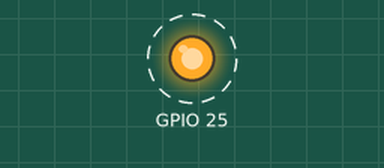
Simulated run of this program. Board: Raspberry Pi (BCM pin numbers). Shown: output pins drawn as LEDs (lit = HIGH). Dashed ring = blinking.

Above: at 0.2 s.
Timing chart, 0 to 3.0 s (numbered marks = the images above):
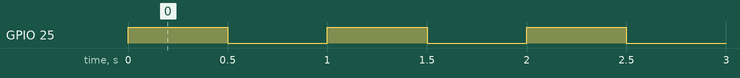

The program:

04-01-led.py
```python
import RPi.GPIO as GPIO
from time import sleep

GPIO.setmode(GPIO.BCM)
GPIO.setup(25, GPIO.OUT)

while True:
    GPIO.output(25, GPIO.HIGH)
    sleep(0.5)
    GPIO.output(25, GPIO.LOW)
    sleep(0.5)
```

Measured:
- by itself, GPIO 25: alternates HIGH for 0.50 s and LOW for 0.50 s
